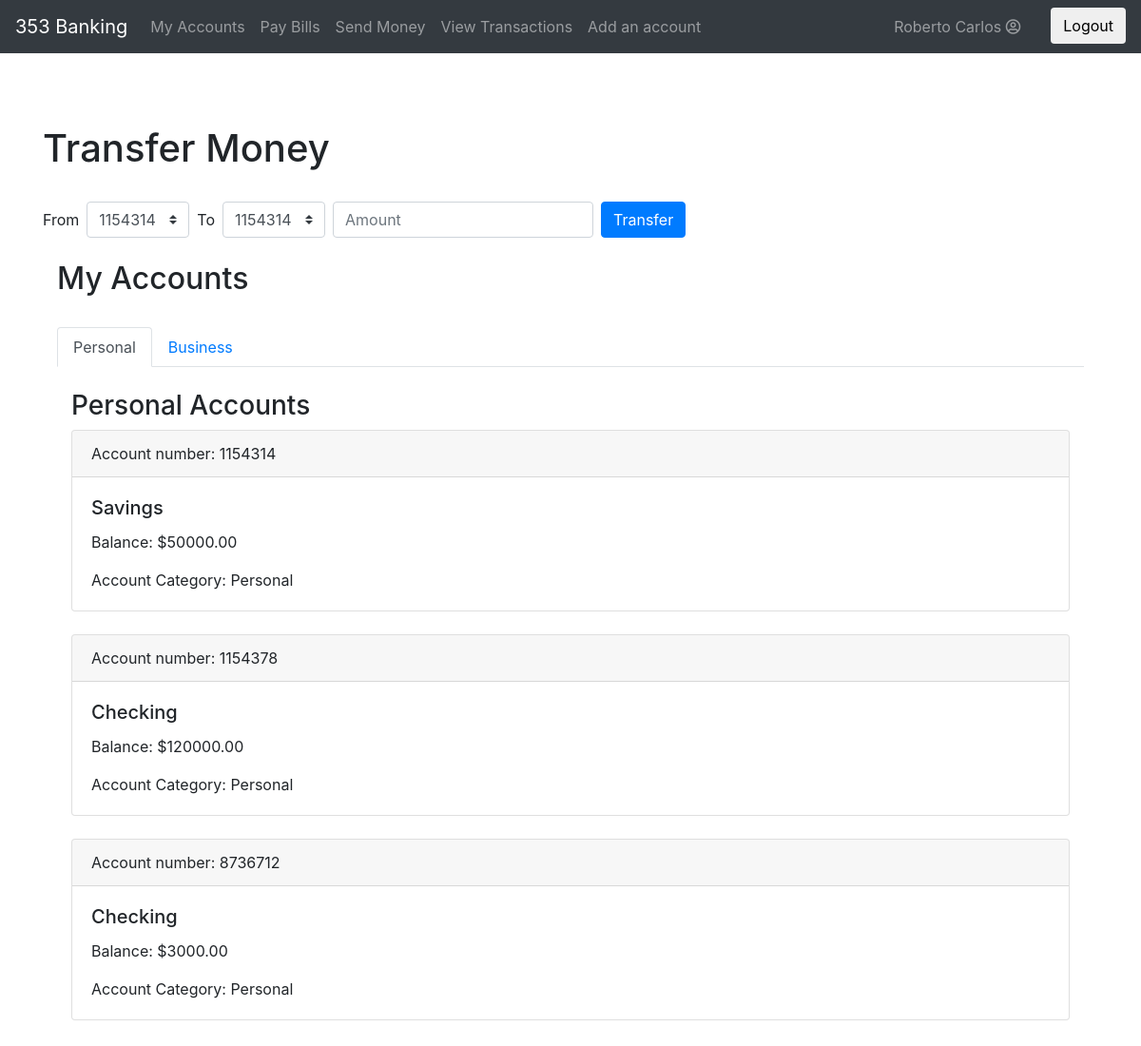
/index.php?page=accounts (signed in), run on the app's committed database.
### tables this page shows
CREATE TABLE `account` (
  `account_number` int(11) NOT NULL,
  `account_type` varchar(255) DEFAULT NULL,
  `account_interest` decimal(5,2) DEFAULT NULL,
  `balance` decimal(11,2) DEFAULT NULL,
  `charge_plan_id` int(11) DEFAULT NULL,
  `account_category` varchar(255) DEFAULT NULL,
  PRIMARY KEY (`account_number`),
  FOREIGN KEY (`charge_plan_id`) REFERENCES `charge_plan` (`charge_id`)
);

### classes/account/accountDAO.php (called while the page is built, shortened)
<?php
require_once 'account.php';
class AccountDAO {
	private $connectString;
	private $user;
	private $password;
	function __construct() {
		$this->connectString = "mysql:host=localhost;dbname=gec353_2;charset=utf8mb4";
		$this->user = "root";
		$this->password = "";
		$this->password = "W5T7N3C9";
	}
	public function getAccountsByClient($id) {
		try {
			$pdo = new PDO($this->connectString, $this->user, $this->password);
			$pdo->setAttribute(PDO::ATTR_ERRMODE, PDO::ERRMODE_EXCEPTION);
			$stmt = $pdo->prepare("SELECT *
					FROM account
					JOIN client_account ON client_account.account_number = account.account_number
					JOIN client ON client_account.client_id = client.client_id
					WHERE client.client_id=:id");
			$stmt->bindValue(':id', $id);
			$stmt->execute();
			$stmt->setFetchMode(PDO::FETCH_CLASS | PDO::FETCH_PROPS_LATE, 'Account');
			while ($account = $stmt->fetch()) {
				$responseRow["number"] = $account->getNumber();
				$responseRow["type"] = $account->getType();
				$responseRow["balance"] = $account->getBalance();
				$responseRow["chargeId"] = $account->getChargeId();
				$responseRow["interest"] = $account->getInterest();
				$responseRow["category"] = $account->getCategory();
				$response[] = $responseRow;
			}
			return $response;
		} catch (PDOException $e) {
			echo ($e->getMessage());
		} finally {
			unset($pdo);
		}
	}
	public function getAccountsByClientAndCategory($id, $category) {
		try {
			$pdo = new PDO($this->connectString, $this->user, $this->password);
			$pdo->setAttribute(PDO::ATTR_ERRMODE, PDO::ERRMODE_EXCEPTION);
			$stmt = $pdo->prepare("SELECT *
					FROM account
					JOIN client_account ON client_account.account_number = account.account_number
					JOIN client ON client_account.client_id = client.client_id
					WHERE client.client_id=:id AND account_category=:category");
			$stmt->bindValue(':id', $id);
			$stmt->bindValue(':category', $category);
			$stmt->execute();
			$stmt->setFetchMode(PDO::FETCH_CLASS | PDO::FETCH_PROPS_LATE, 'Account');
			$response = [];
			while ($account = $stmt->fetch()) {
				$responseRow["number"] = $account->getNumber();
				$responseRow["type"] = $account->getType();
				$responseRow["balance"] = $account->getBalance();
				$responseRow["chargeId"] = $account->getChargeId();
				$responseRow["interest"] = $account->getInterest();
				$responseRow["category"] = $account->getCategory();
				$response[] = $responseRow;
			}
			return $response;
		} catch (PDOException $e) {
			echo ($e->getMessage());
		} finally {
			unset($pdo);
		}
	}
}

### classes/account/account.php (called while the page is built, shortened)
<?php
	class Account {
		private $account_number;
		private $account_type;
		private $balance;
		private $charge_plan_id;
		private $account_interest;
		private $account_category;
		public function getNumber(){
			return $this->account_number;
		}
		public function setNumber($account_number){
			$this->account_number = $account_number;
		}
		public function getType(){
			return $this->account_type;
		}
		public function setType($account_type){
			$this->account_type = $account_type;
		}
		public function getBalance(){
			return $this->balance;
		}
		public function setBalance($balance){
			$this->balance = $balance;
		}
		public function getChargeId(){
			return $this->charge_plan_id;
		}
		public function setChargeId($charge_plan_id){
			$this->charge_plan_id = $charge_plan_id;
		}
		public function getInterest(){
			return $this->account_interest;
		}
		public function setInterest($account_interest){
			$this->account_interest = $account_interest;
		}
		public function getCategory(){
			return $this->account_category;
		}
		public function setCategory($account_category){
			$this->account_category = $account_category;
		}
	}

### views/accounts.php (the view, shortened to what this page needs)
<main role="main" class="container my-5">
    <h1> Transfer Money </h1>
    <form class="form-inline" action="actions.php" method="post">
        <label class="mr-sm-2" for="inlineFormCustomSelect">From</label>
        <select class="custom-select mr-sm-2" id="inlineFormCustomSelect" name="from">
            <?php
            include 'classes/account/accountDAO.php';
            $db = new AccountDAO();
            foreach ($db->getAccountsByClient($_SESSION['client']['id']) as $account) {
                ?>
            <option value="<?php echo $account['number'] ?>"><?php echo $account['number'] ?></option>
            <?php }?>
        </select>
        <label class="mr-sm-2" for="inlineFormCustomSelect">To</label>
        <select class="custom-select mr-sm-2" id="inlineFormCustomSelect" name="to">
            <?php
                foreach ($db->getAccountsByClient($_SESSION['client']['id']) as $account) {
                    ?>
                <option value="<?php echo $account['number'] ?>"><?php echo $account['number'] ?></option>
            <?php }?>
        </select>
        <input type="number" class="form-control mb-2 mr-sm-2 mb-sm-0" id="inlineFormInputGroup" placeholder="Amount" name="amount">
        <button type="submit" class="btn btn-primary" name="transfer">Transfer</button>
    </form>
    <div class="container">
        <h2>My Accounts</h2>
        <br>
        <ul class="nav nav-tabs" role="tablist">
            <li class="nav-item">
                <a class="nav-link active" data-toggle="tab" href="#home">Personal</a>
            </li>
            <li class="nav-item">
                <a class="nav-link" data-toggle="tab" href="#menu1">Business</a>
            </li>
        </ul>
        <div class="tab-content">
            <div id="home" class="container tab-pane active"><br>
                <h3>Personal Accounts</h3>
                <?php
                foreach ($db->getAccountsByClientAndCategory($_SESSION['client']['id'], 'personal') as $account) {
                    ?>
                    <div class="card">
                        <div class="card-header">
                            <?php echo 'Account number: ' . $account['number']; ?>
                        </div>
                        <div class="card-body">
                            <h5 class="card-title"><?php echo ucfirst($account['type']); ?></h5>
                            <p class="card-text">Balance: $<?php echo ucfirst($account['balance']); ?></p>
                            <p class="card-text">Account Category: <?php echo ucfirst($account['category']); ?></p>
                        </div>
                    </div>
                <?php }?>
            </div>
        </div>
    </div>
    <br/>
</main>

### static/css/mystyle.css (style rules this page uses)
html { position: relative; min-height: 100%; }
body { padding-top: 1.5rem; margin-bottom: 60px; }
body > .container { padding: 60px 15px 0; }

### data on the page
account: number "1154314", account_type "Savings", balance "50000.00", account_category "Personal"
account: number "1154378", account_type "Checking", balance "120000.00", account_category "Personal"
account: number "8736712", account_type "Checking", balance "3000.00", account_category "Personal"

### other printed values
$_SESSION['client']['firstName'] "Roberto"
$_SESSION['client']['lastName'] "Carlos"
form field from "1154314"
form field to "1154314"
